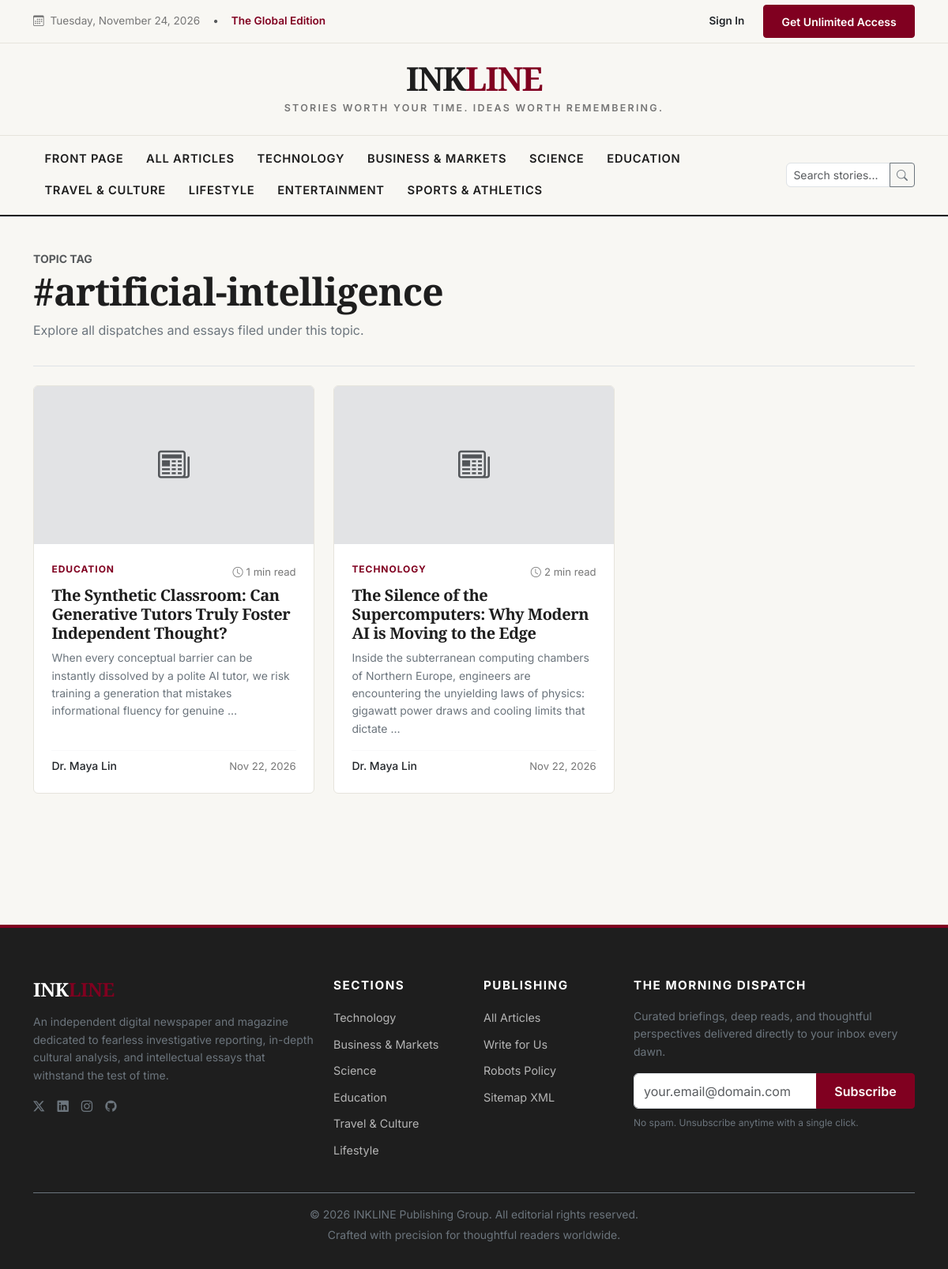
The page /articles/tag/artificial-intelligence/ on the database as committed earlier.
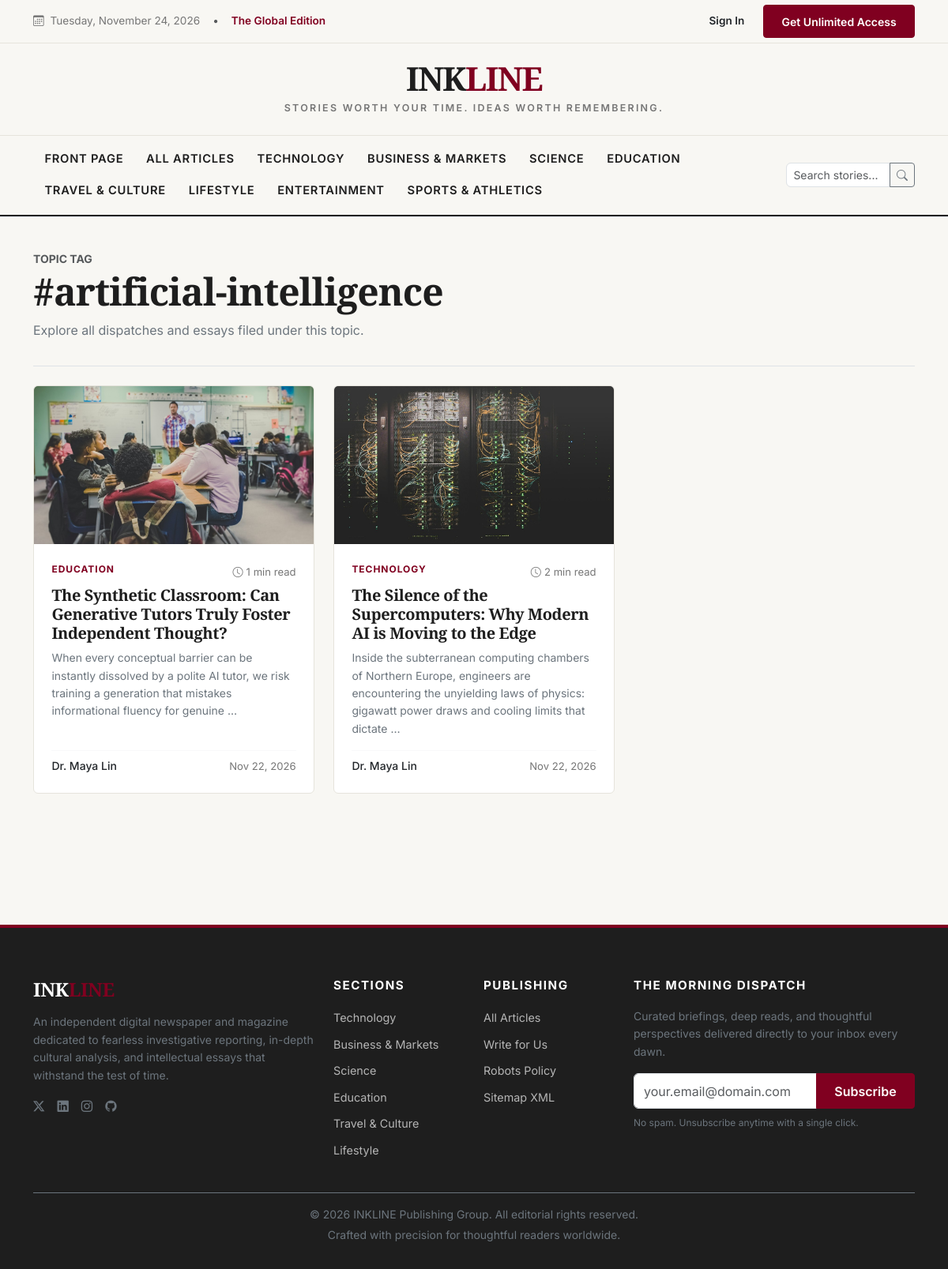
The same page on the database as committed later.
### articles/models.py (models this page shows, shortened)
class Article(models.Model):
    class ArticleType(models.TextChoices):
        NEWS = 'NEWS', 'News'
        OPINION = 'OPINION', 'Opinion'
        FEATURE = 'FEATURE', 'Feature Story'
        EDITORIAL = 'EDITORIAL', 'Editorial'
        INTERVIEW = 'INTERVIEW', 'Interview'
        LONGFORM = 'LONGFORM', 'Long-form Investigation'
    class ArticleStatus(models.TextChoices):
        DRAFT = 'DRAFT', 'Draft'
        SUBMITTED = 'SUBMITTED', 'Submitted for Review'
        CHANGES_REQUESTED = 'CHANGES_REQUESTED', 'Changes Requested'
        APPROVED = 'APPROVED', 'Approved'
        SCHEDULED = 'SCHEDULED', 'Scheduled'
        PUBLISHED = 'PUBLISHED', 'Published'
        REJECTED = 'REJECTED', 'Rejected'
        ARCHIVED = 'ARCHIVED', 'Archived'
    title = models.CharField(max_length=255)
    subtitle = models.CharField(max_length=350, blank=True)
    slug = models.SlugField(max_length=280, unique=True, db_index=True)
    author = models.ForeignKey(settings.AUTH_USER_MODEL, on_delete=models.CASCADE, related_name='articles')
    category = models.ForeignKey(Category, on_delete=models.PROTECT, related_name='articles')
    tags = models.ManyToManyField(Tag, blank=True, related_name='articles')
    article_type = models.CharField(max_length=20, choices=ArticleType.choices, default=ArticleType.NEWS)
    excerpt = models.TextField(max_length=600, help_text='Short teaser shown to public visitors.')
    content = models.TextField(help_text='Full article content. Protected server-side.')
    cover_image = models.ImageField(upload_to='article_covers/', blank=True, null=True)
    cover_caption = models.CharField(max_length=255, blank=True)
    cover_credit = models.CharField(max_length=150, blank=True)
    status = models.CharField(max_length=20, choices=ArticleStatus.choices, default=ArticleStatus.DRAFT, db_index=True)
    word_count = models.PositiveIntegerField(default=0)
    estimated_reading_time = models.PositiveIntegerField(default=1, help_text='Estimated reading time in minutes')
    views_count = models.PositiveIntegerField(default=0)
    is_featured = models.BooleanField(default=False, help_text='Show in top featured hero banner')
    is_editors_pick = models.BooleanField(default=False, help_text='Show in Editor\'s Picks carousel')
    is_trending = models.BooleanField(default=False, help_text='Manually flag or algorithmically elevated')
    sources = models.TextField(blank=True, help_text='Optional primary sources or citations')
    created_at = models.DateTimeField(auto_now_add=True)
    updated_at = models.DateTimeField(auto_now=True)
    scheduled_at = models.DateTimeField(null=True, blank=True)
    published_at = models.DateTimeField(null=True, blank=True, db_index=True)
    class Meta:
        ordering = ['-published_at', '-created_at']

class Category(models.Model):
    name = models.CharField(max_length=100, unique=True)
    slug = models.SlugField(max_length=120, unique=True)
    description = models.TextField(blank=True)
    icon = models.CharField(max_length=50, default='bi-newspaper', help_text='Bootstrap Icon class')
    accent_color = models.CharField(max_length=30, default='#800020', help_text='Hex color code')
    order = models.PositiveIntegerField(default=0)
    is_active = models.BooleanField(default=True)
    class Meta:
        verbose_name_plural = 'Categories'
        ordering = ['order', 'name']

### accounts/models.py (models this page shows, shortened)
class AuthorProfile(models.Model):
    user = models.OneToOneField(CustomUser, on_delete=models.CASCADE, related_name='author_profile')
    pen_name = models.CharField(max_length=100, blank=True)
    tagline = models.CharField(max_length=200, blank=True, help_text="e.g. Senior Investigative Tech Reporter")
    bio = models.TextField(blank=True)
    profile_picture = models.ImageField(upload_to='author_profiles/', blank=True, null=True)
    writing_interests = models.CharField(max_length=300, blank=True, help_text="e.g. Artificial Intelligence, Climate Science, Geopolitics")
    website_url = models.URLField(blank=True, null=True)
    twitter_handle = models.CharField(max_length=50, blank=True)
    linkedin_url = models.URLField(blank=True, null=True)
    is_approved = models.BooleanField(default=False)
    is_suspended = models.BooleanField(default=False)
    approved_at = models.DateTimeField(null=True, blank=True)
    created_at = models.DateTimeField(auto_now_add=True)
    updated_at = models.DateTimeField(auto_now=True)
    def display_name(self):
        if self.pen_name:
            return self.pen_name
        full = f"{self.user.first_name} {self.user.last_name}".strip()
        return full if full else self.user.username

class CustomUser(AbstractUser):
    class Role(models.TextChoices):
        READER = 'READER', 'Reader'
        AUTHOR = 'AUTHOR', 'Author'
        ADMIN = 'ADMIN', 'Administrator'
    email = models.EmailField(unique=True, verbose_name='Email Address')
    role = models.CharField(max_length=20, choices=Role.choices, default=Role.READER)
    is_email_verified = models.BooleanField(default=False)
    email_verification_token = models.CharField(max_length=100, blank=True, null=True)
    created_at = models.DateTimeField(default=timezone.now)
    USERNAME_FIELD = 'username'
    REQUIRED_FIELDS = ['email']

### articles/views.py (the view)
# urls.py: path('tag/<slug:slug>/', views.tag_detail_view, name='tag_detail'),
def tag_detail_view(request, slug):
    tag = get_object_or_404(Tag, slug=slug)
    now = timezone.now()
    articles_qs = Article.objects.filter(
        tags=tag,
        status=Article.ArticleStatus.PUBLISHED,
        published_at__lte=now
    ).select_related('author', 'category', 'author__author_profile').prefetch_related('tags')
    paginator = Paginator(articles_qs, 9)
    page_number = request.GET.get('page')
    page_obj = paginator.get_page(page_number)
    return render(request, 'articles/tag.html', {
        'tag': tag,
        'page_obj': page_obj,
    })

### articles/context_processors.py (called while the page is built)
def global_categories(request):
    try:
        categories = Category.objects.filter(is_active=True).order_by('order', 'name')
    except Exception:
        categories = []
    return {'global_categories': categories}

### reader_features/context_processors.py (called while the page is built)
def user_notifications_count(request):
    if request.user.is_authenticated:
        try:
            unread_count = Notification.objects.filter(recipient=request.user, is_read=False).count()
        except Exception:
            unread_count = 0
        return {'unread_notifications_count': unread_count}
    return {'unread_notifications_count': 0}

### templates/articles/tag.html (shortened to what this page needs)
{% extends 'base.html' %}
{% load static %}
{% block content %}
<div class="container py-4">
    <div class="border-bottom pb-3 mb-4">
        <span class="text-uppercase small text-muted fw-bold">Topic Tag</span>
        <h1 class="font-serif fw-bold display-5">#{{ tag.name }}</h1>
        <p class="text-secondary">Explore all dispatches and essays filed under this topic.</p>
    </div>
    <div class="row g-4 mb-5">
        {% for article in page_obj %}
            <div class="col-md-6 col-lg-4">
                {% include 'components/article_card.html' with article=article %}
            </div>
        {% empty %}
            <div class="col-12 py-5 text-center text-muted">
                <i class="bi bi-tag fs-1 d-block mb-3"></i>
                <h4 class="font-serif">No stories found for #{{ tag.name }}</h4>
            </div>
        {% endfor %}
    </div>
</div>
{% endblock %}

### templates/components/article_card.html (shortened to what this page needs)
<div class="article-card">
    <div class="img-wrapper">
        <a href="{% url 'article_detail' article.slug %}">
            {% if article.cover_image %}
                <img src="{{ article.cover_image.url }}" alt="{{ article.title }}" loading="lazy">
            {% else %}
                <div class="d-flex align-items-center justify-content-center h-100 bg-secondary-subtle text-muted">
                    <i class="bi bi-newspaper fs-1"></i>
                </div>
            {% endif %}
        </a>
    </div>
    <div class="card-body">
        <div class="d-flex justify-content-between align-items-center mb-1">
            <a href="{% url 'category_detail' article.category.slug %}" class="category-badge">
                {{ article.category.name }}
            </a>
            <span class="meta-text"><i class="bi bi-clock me-1"></i>{{ article.estimated_reading_time }} min read</span>
        </div>
        <h5 class="card-title font-serif fw-bold mb-2">
            <a href="{% url 'article_detail' article.slug %}" class="article-title-link">
                {{ article.title }}
            </a>
        </h5>
        <p class="card-text text-secondary small flex-grow-1">
            {{ article.excerpt|truncatewords:24 }}
        </p>
        <div class="d-flex justify-content-between align-items-center pt-2 mt-auto border-top border-light">
            <div class="d-flex align-items-center gap-2">
                <a href="{% url 'author_public_profile' article.author.username %}" class="text-decoration-none text-dark fw-medium small">
                    {{ article.author.author_profile.display_name|default:article.author.username }}
                </a>
            </div>
            <div class="d-flex align-items-center gap-2">
                <span class="meta-text">{{ article.published_at|date:"M j, Y" }}</span>
            </div>
        </div>
    </div>
</div>

Rows that differ between the two databases and show on the page:
changed Article "The Synthetic Classroom: Can Generative Tutors Truly Foster Independent Thought?": cover_image: picture added
changed Article "The Silence of the Supercomputers: Why Modern AI is Moving to the Edge": cover_image: picture added
